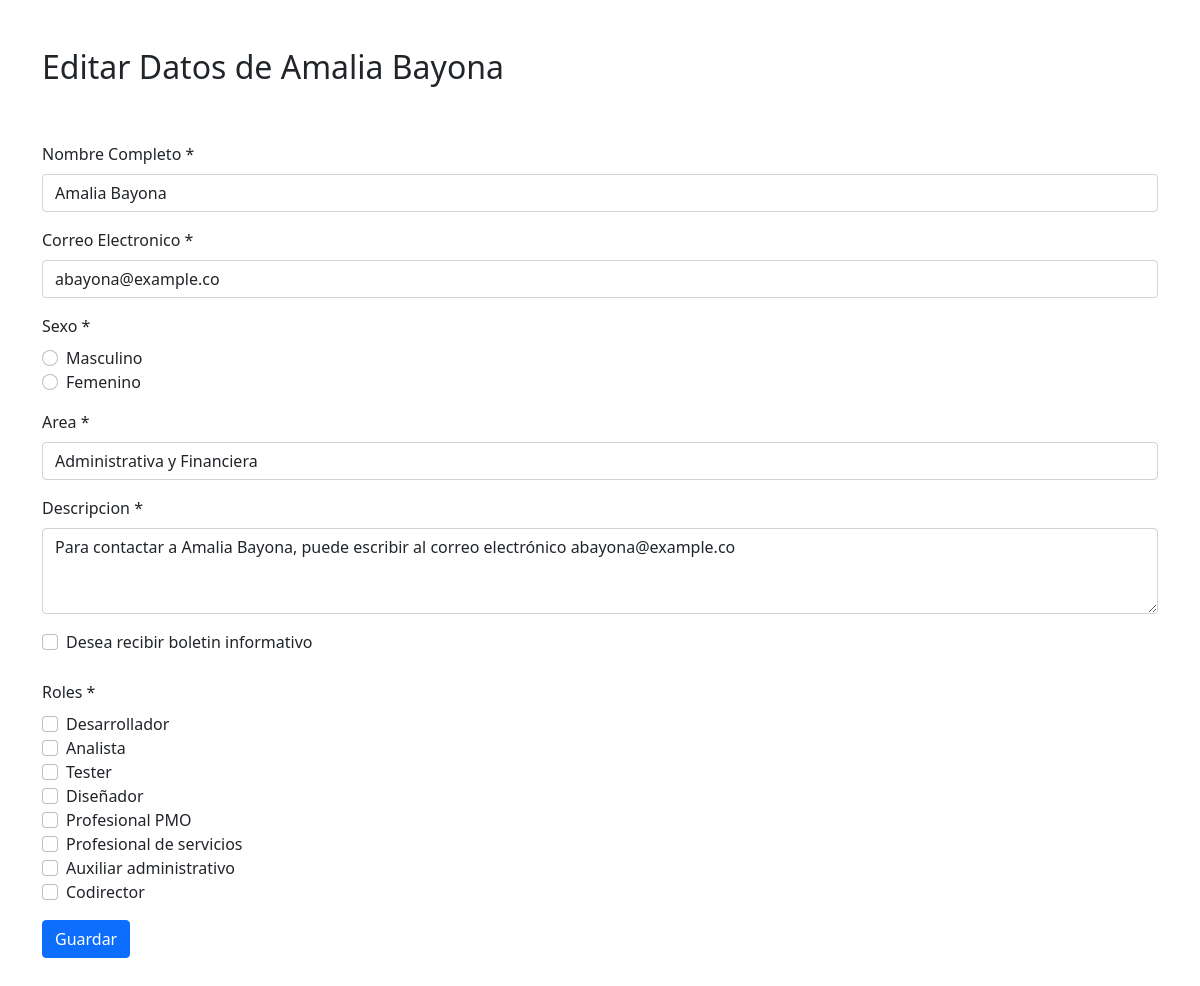
The page /modificar.php?editar=4 on the database its author committed.
### tables this page shows
CREATE TABLE `empleado` (
  `id` int(11) NOT NULL,
  `nombre` varchar(255) NOT NULL,
  `email` varchar(255) NOT NULL,
  `sexo` char(1) NOT NULL,
  `area_id` int(11) NOT NULL,
  `boletin` int(11) DEFAULT NULL,
  `descripcion` text NOT NULL
);

CREATE TABLE `roles` (
  `id` int(11) NOT NULL,
  `nombre` varchar(255) NOT NULL
);

### modificar.php (the view, shortened to what this page needs)
<?php
include_once 'layout/header.php';
$id_emple=$_GET['editar'];
$query1 = mysqli_query($db, "SELECT * FROM empleado INNER JOIN areas ON empleado.area_id = areas.idA WHERE id=$id_emple");
$empleado1 = mysqli_fetch_array($query1);
?>
<body>
  <div class="container">
    <br>
    <br>
    <h2>Editar Datos de <?= $empleado1['nombre']?></h2>
    <br>
    <br>
    <form action="datos.php?editar=<?= $empleado1['id']?>" method="post">
      <div class="mb-3">
        <label for="nombre" class="form-label">Nombre Completo *</label>
        <input type="text" class="form-control" name="nombre" id="nombre" value="<?= $empleado1['nombre']?>" aria-describedby="helpId" placeholder="Nombre completo del empleado" required>
      </div>
      <div class="mb-3">
        <label for="correo" class="form-label">Correo Electronico *</label>
        <input type="email" class="form-control" name="correo" id="correo" aria-describedby="helpId" value="<?= $empleado1['email']?>" placeholder="Correo electronico" required>
      </div>
      <div class="mb-3">
        <label for="sexo" class="form-label">Sexo *</label>
        <div class="form-check checkbox-group required">
          <input class="form-check-input" type="radio" value="M" name="sexo" id="sexo1" >Masculino
          <br>
          <input class="form-check-input" type="radio" value="F" name="sexo" id="sexo2" >Femenino
        </div>
      </div>
      <div class="mb-3">
        <label for="area" class="form-label">Area *</label>
        <select class="form-control" name="area" id="area" value="<?= $empleado1['nombreA']?>" required>
          <?php
          while ($datos = mysqli_fetch_array($query)) :
          ?>
            <option><?php echo $datos['nombreA'] ?></option>
          <?php
          endwhile;
          ?>
        </select>
      </div>
      <div class="mb-3">
        <label for="descripcion" class="form-label">Descripcion *</label>
        <textarea class="form-control" name="descripcion" id="descripcion" rows="3" required><?= $empleado1['descripcion'] ?></textarea>
      </div>
      <div class="form-check">
        <input class="form-check-input" type="checkbox" id="boletin" name="boletin">
        <label class="form-check-label" for="boletin">
          Desea recibir boletin informativo
        </label>
      </div>
      <br>
      <div class="mb-3">
        <label for="Roles" class="form-label">Roles *</label>
        <div class="form-check checkbox-group required">
          <?php
          foreach($query2 as $item) :
          ?>
            <input class="form-check-input" type="checkbox" name="rol[<?= $item['id']; ?>]" value="<?= $item['id']; ?>"><?=$item['nombre'] ?>
            <br>
          <?php
          endforeach;
          ?>
        </div>
      </div>
      <button type="submit" class="btn btn-primary" id="btnEnviar">Guardar</button>
    </form>
    <br>
    <br>
  </div>
</body>
</html>

### rows shown on the page
empleado: nombre "Amalia Bayona", correo "abayona@example.co", descripcion "Para contactar a Amalia Bayona, puede escribir al correo electrónico abayona@example.co"
roles: nombre "Desarrollador"
roles: nombre "Analista"
roles: nombre "Tester"
roles: nombre "Diseñador"
roles: nombre "Profesional PMO"
roles: nombre "Profesional de servicios"
roles: nombre "Auxiliar administrativo"
roles: nombre "Codirector"

### other values the page prints
form field area "Administrativa y Financiera"
